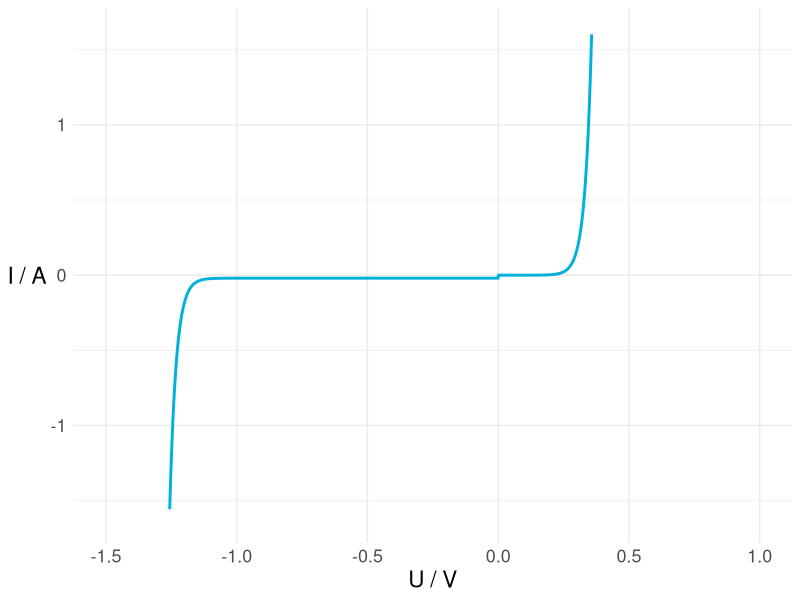

Generate this figure with R:
# square wave plot

library(ggplot2)

options(scipen=10000)

outputName   <- "diodenkennline.pdf"
outputWidth  <- 10
outputHeight <- 0.618 * outputWidth

UT <- 25 * 10^(-3)
n  <- 1
Is <- 1 * 10^(-6)
IsArtificial <- -0.02

ZenerVoltage <- -1

schockley <- function(U) {

    Is*(exp(U/(n*UT))-1)

}

forwardBias <- function(U) {

    ifelse(U<ZenerVoltage, -schockley(-(U+0.9))+IsArtificial, ifelse(U >= 0, schockley(U), IsArtificial))
}

xlabel <- "U / V"
ylabel <- "I / A"

xlim <- c(-1.5,1)
ylim <- c(-1,1)

function_color <- "#00b1db"

####################################################################

p <- ggplot(data.frame(x=c(-2,2), y=c(-2,2)), aes(x=x)) +

        theme_minimal() + # maybe theme_bw()
        theme(legend.position="none", plot.title = element_text(color = "gray21", size=1.6180339887498948^5), plot.subtitle = element_text(color = "grey80", size=1.6180339887498948^5)) +
        #ggtitle("x(t)") +

    stat_function( fun = forwardBias,n=2000, color = function_color, size = 1) +

        theme(text = element_text(size=16.180339887498948), axis.title.y = element_text(angle = 0, vjust = .5), panel.grid.minor.x = element_blank()) + # rotate axis title

        xlab(xlabel) +
        ylab(ylabel)  +

        scale_y_continuous(limits=c(-1.618033, 1.6180339887498948)) +
        scale_x_continuous(limits=xlim)


pdf(outputName, width = outputWidth, height = outputHeight)
p
